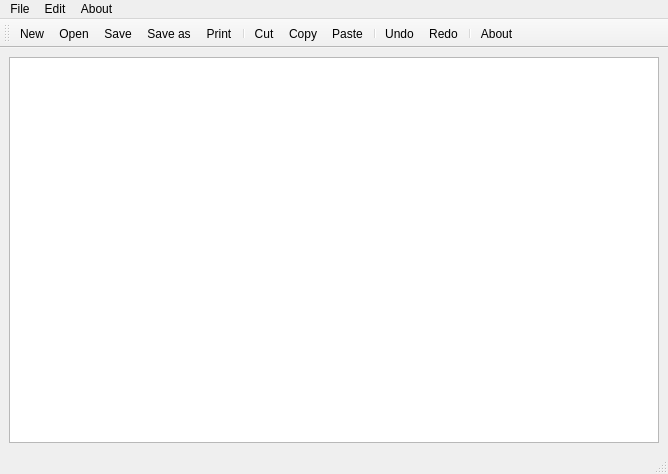
<?xml version="1.0" encoding="UTF-8"?>
<ui version="4.0">
 <class>MainWindow</class>
 <widget class="QMainWindow" name="MainWindow">
  <property name="geometry">
   <rect>
    <x>0</x>
    <y>0</y>
    <width>668</width>
    <height>474</height>
   </rect>
  </property>
  <property name="windowTitle">
   <string>MainWindow</string>
  </property>
  <widget class="QWidget" name="centralwidget">
   <layout class="QHBoxLayout" name="horizontalLayout">
    <item>
     <widget class="QTextEdit" name="textEdit">
      <property name="sizePolicy">
       <sizepolicy hsizetype="Expanding" vsizetype="Expanding">
        <horstretch>0</horstretch>
        <verstretch>0</verstretch>
       </sizepolicy>
      </property>
      <property name="autoFillBackground">
       <bool>false</bool>
      </property>
      <property name="styleSheet">
       <string notr="true"/>
      </property>
     </widget>
    </item>
   </layout>
  </widget>
  <widget class="QMenuBar" name="menubar">
   <property name="geometry">
    <rect>
     <x>0</x>
     <y>0</y>
     <width>668</width>
     <height>21</height>
    </rect>
   </property>
   <widget class="QMenu" name="menuFile">
    <property name="title">
     <string>File</string>
    </property>
    <addaction name="actionNew"/>
    <addaction name="actionOpen"/>
    <addaction name="separator"/>
    <addaction name="actionSave"/>
    <addaction name="actionSave_As"/>
    <addaction name="separator"/>
    <addaction name="actionPrint"/>
   </widget>
   <widget class="QMenu" name="menuEdit">
    <property name="title">
     <string>Edit</string>
    </property>
    <widget class="QMenu" name="menuColor">
     <property name="title">
      <string>Color</string>
     </property>
     <property name="icon">
      <iconset resource="Resource.qrc">
       <normaloff>:/res/img/color.png</normaloff>:/res/img/color.png</iconset>
     </property>
     <addaction name="actionText_Color"/>
     <addaction name="actionText_Background"/>
     <addaction name="actionEditor_Background"/>
    </widget>
    <addaction name="actionCut"/>
    <addaction name="actionCopy"/>
    <addaction name="actionPaste"/>
    <addaction name="separator"/>
    <addaction name="actionUndo"/>
    <addaction name="actionRedo"/>
    <addaction name="separator"/>
    <addaction name="actionFont"/>
    <addaction name="menuColor"/>
   </widget>
   <widget class="QMenu" name="menuAbout">
    <property name="title">
     <string>About</string>
    </property>
    <addaction name="actionAbout"/>
   </widget>
   <addaction name="menuFile"/>
   <addaction name="menuEdit"/>
   <addaction name="menuAbout"/>
  </widget>
  <widget class="QStatusBar" name="statusbar"/>
  <widget class="QToolBar" name="toolBar">
   <property name="windowTitle">
    <string>toolBar</string>
   </property>
   <attribute name="toolBarArea">
    <enum>TopToolBarArea</enum>
   </attribute>
   <attribute name="toolBarBreak">
    <bool>false</bool>
   </attribute>
   <addaction name="actionNew"/>
   <addaction name="actionOpen"/>
   <addaction name="actionSave"/>
   <addaction name="actionSave_As"/>
   <addaction name="actionPrint"/>
   <addaction name="separator"/>
   <addaction name="actionCut"/>
   <addaction name="actionCopy"/>
   <addaction name="actionPaste"/>
   <addaction name="separator"/>
   <addaction name="actionUndo"/>
   <addaction name="actionRedo"/>
   <addaction name="separator"/>
   <addaction name="actionAbout"/>
  </widget>
  <action name="actionNew">
   <property name="icon">
    <iconset resource="Resource.qrc">
     <normaloff>:/res/img/new.png</normaloff>:/res/img/new.png</iconset>
   </property>
   <property name="text">
    <string>New</string>
   </property>
  </action>
  <action name="actionOpen">
   <property name="icon">
    <iconset resource="Resource.qrc">
     <normaloff>:/res/img/open.png</normaloff>:/res/img/open.png</iconset>
   </property>
   <property name="text">
    <string>Open</string>
   </property>
  </action>
  <action name="actionSave">
   <property name="icon">
    <iconset resource="Resource.qrc">
     <normaloff>:/res/img/save.png</normaloff>:/res/img/save.png</iconset>
   </property>
   <property name="text">
    <string>Save</string>
   </property>
  </action>
  <action name="actionSave_As">
   <property name="icon">
    <iconset resource="Resource.qrc">
     <normaloff>:/res/img/saveas.png</normaloff>:/res/img/saveas.png</iconset>
   </property>
   <property name="text">
    <string>Save as</string>
   </property>
  </action>
  <action name="actionCut">
   <property name="icon">
    <iconset resource="Resource.qrc">
     <normaloff>:/res/img/cut.png</normaloff>:/res/img/cut.png</iconset>
   </property>
   <property name="text">
    <string>Cut</string>
   </property>
  </action>
  <action name="actionCopy">
   <property name="icon">
    <iconset resource="Resource.qrc">
     <normaloff>:/res/img/copy.png</normaloff>:/res/img/copy.png</iconset>
   </property>
   <property name="text">
    <string>Copy</string>
   </property>
  </action>
  <action name="actionPaste">
   <property name="icon">
    <iconset resource="Resource.qrc">
     <normaloff>:/res/img/paste.png</normaloff>:/res/img/paste.png</iconset>
   </property>
   <property name="text">
    <string>Paste</string>
   </property>
  </action>
  <action name="actionUndo">
   <property name="icon">
    <iconset resource="Resource.qrc">
     <normaloff>:/res/img/undo.png</normaloff>:/res/img/undo.png</iconset>
   </property>
   <property name="text">
    <string>Undo</string>
   </property>
  </action>
  <action name="actionRedo">
   <property name="icon">
    <iconset resource="Resource.qrc">
     <normaloff>:/res/img/redo.png</normaloff>:/res/img/redo.png</iconset>
   </property>
   <property name="text">
    <string>Redo</string>
   </property>
  </action>
  <action name="actionAbout">
   <property name="icon">
    <iconset resource="Resource.qrc">
     <normaloff>:/res/img/about.png</normaloff>:/res/img/about.png</iconset>
   </property>
   <property name="text">
    <string>About</string>
   </property>
  </action>
  <action name="actionFont">
   <property name="icon">
    <iconset resource="Resource.qrc">
     <normaloff>:/res/img/font.png</normaloff>:/res/img/font.png</iconset>
   </property>
   <property name="text">
    <string>Font</string>
   </property>
  </action>
  <action name="actionText_Color">
   <property name="icon">
    <iconset resource="Resource.qrc">
     <normaloff>:/res/img/text.png</normaloff>:/res/img/text.png</iconset>
   </property>
   <property name="text">
    <string>Text Color</string>
   </property>
  </action>
  <action name="actionText_Background">
   <property name="icon">
    <iconset resource="Resource.qrc">
     <normaloff>:/res/img/background-text.png</normaloff>:/res/img/background-text.png</iconset>
   </property>
   <property name="text">
    <string>Text Background</string>
   </property>
  </action>
  <action name="actionEditor_Background">
   <property name="icon">
    <iconset resource="Resource.qrc">
     <normaloff>:/res/img/background.png</normaloff>:/res/img/background.png</iconset>
   </property>
   <property name="text">
    <string>Editor Background</string>
   </property>
  </action>
  <action name="actionPrint">
   <property name="icon">
    <iconset resource="Resource.qrc">
     <normaloff>:/res/img/print.png</normaloff>:/res/img/print.png</iconset>
   </property>
   <property name="text">
    <string>Print</string>
   </property>
  </action>
 </widget>
 <resources>
  <include location="Resource.qrc"/>
 </resources>
 <connections/>
</ui>
